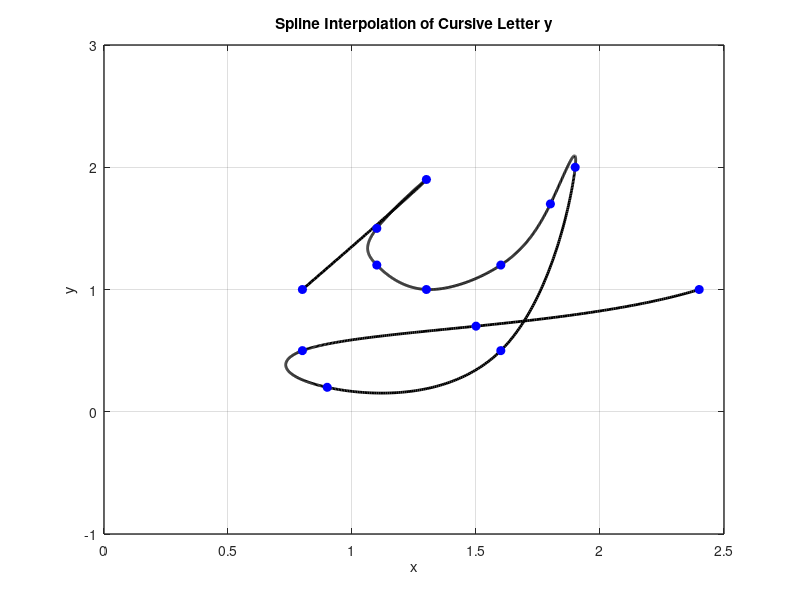

MATLAB code for this plot:
x = [0.8 1.3 1.1 1.1 1.3 1.6 1.8 1.9 1.6 0.9 0.8 1.5 2.4];
y = [1 1.9 1.5 1.2 1 1.2 1.7 2 0.5 0.2 0.5 0.7 1];

n = length(x);
t = 0:n-1; % Parametric coordinate t
tt = 0:0.01:n-1; % More dense coordinate tt for spline interpolation

% Compute spline interpolation
xx = spline(t, x, tt);
yy = spline(t, y, tt);

% Plot settings
figure(1)
plot(xx, yy, 'k', 'LineWidth', 2) % plot spline
hold on
plot(x, y, 'bo', 'MarkerFaceColor', 'b') % plot data points
axis([0 2.5 -1 3])
grid on
title('Spline Interpolation of Cursive Letter y')
xlabel('x')
ylabel('y')
set(gca, 'FontSize', 10, 'LineWidth', 1)
grid on